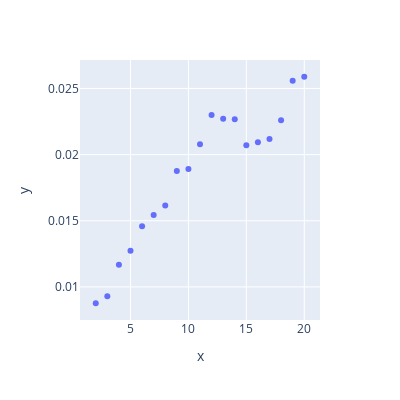
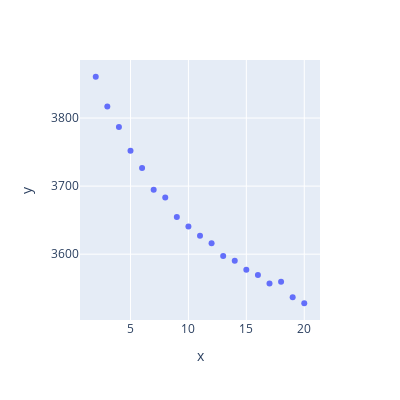

Notebook source saved alongside these figures, in order:
### Code cell
%load_ext autoreload
%autoreload 2
from models.clustering import TextClustering

tcl = TextClustering(data, tfidf_matrix, tfidf_vector, 12)
tcl.find_optimal_clusters(20, debug=True)

### Figure 1 — Plotly figure (JSON) as saved in the notebook; plotly's stock layout.template omitted (floating-point values rounded to 4 significant figures)
{"data": [{"hovertemplate": "x=%{x}<br>y=%{y}<extra></extra>", "legendgroup": "", "marker": {"color": "#636efa", "symbol": "circle"}, "mode": "markers", "name": "", "orientation": "v", "showlegend": false, "type": "scatter", "x": [2, 3, 4, 5, 6, 7, 8, 9, 10, 11, 12, 13, 14, 15, 16, 17, 18, 19, 20], "xaxis": "x", "y": [0.008762, 0.0093, 0.01167, 0.01274, 0.01458, 0.01544, 0.01616, 0.01876, 0.01892, 0.02078, 0.023, 0.02271, 0.02267, 0.02071, 0.02093, 0.02118, 0.02259, 0.02559, 0.02589], "yaxis": "y"}], "layout": {"height": 400, "legend": {"tracegroupgap": 0}, "margin": {"t": 60}, "width": 400, "xaxis": {"anchor": "y", "domain": [0, 1], "title": {"text": "x"}}, "yaxis": {"anchor": "x", "domain": [0, 1], "title": {"text": "y"}}}}

### Figure 2 — Plotly figure (JSON) as saved in the notebook; plotly's stock layout.template omitted (floating-point values rounded to 4 significant figures)
{"data": [{"hovertemplate": "x=%{x}<br>y=%{y}<extra></extra>", "legendgroup": "", "marker": {"color": "#636efa", "symbol": "circle"}, "mode": "markers", "name": "", "orientation": "v", "showlegend": false, "type": "scatter", "x": [2, 3, 4, 5, 6, 7, 8, 9, 10, 11, 12, 13, 14, 15, 16, 17, 18, 19, 20], "xaxis": "x", "y": [3861.0, 3817.0, 3787.0, 3752.0, 3727.0, 3695.0, 3683.0, 3655.0, 3641.0, 3627.0, 3616.0, 3597.0, 3590.0, 3577.0, 3570.0, 3557.0, 3560.0, 3537.0, 3528.0], "yaxis": "y"}], "layout": {"height": 400, "legend": {"tracegroupgap": 0}, "margin": {"t": 60}, "width": 400, "xaxis": {"anchor": "y", "domain": [0, 1], "title": {"text": "x"}}, "yaxis": {"anchor": "x", "domain": [0, 1], "title": {"text": "y"}}}}
